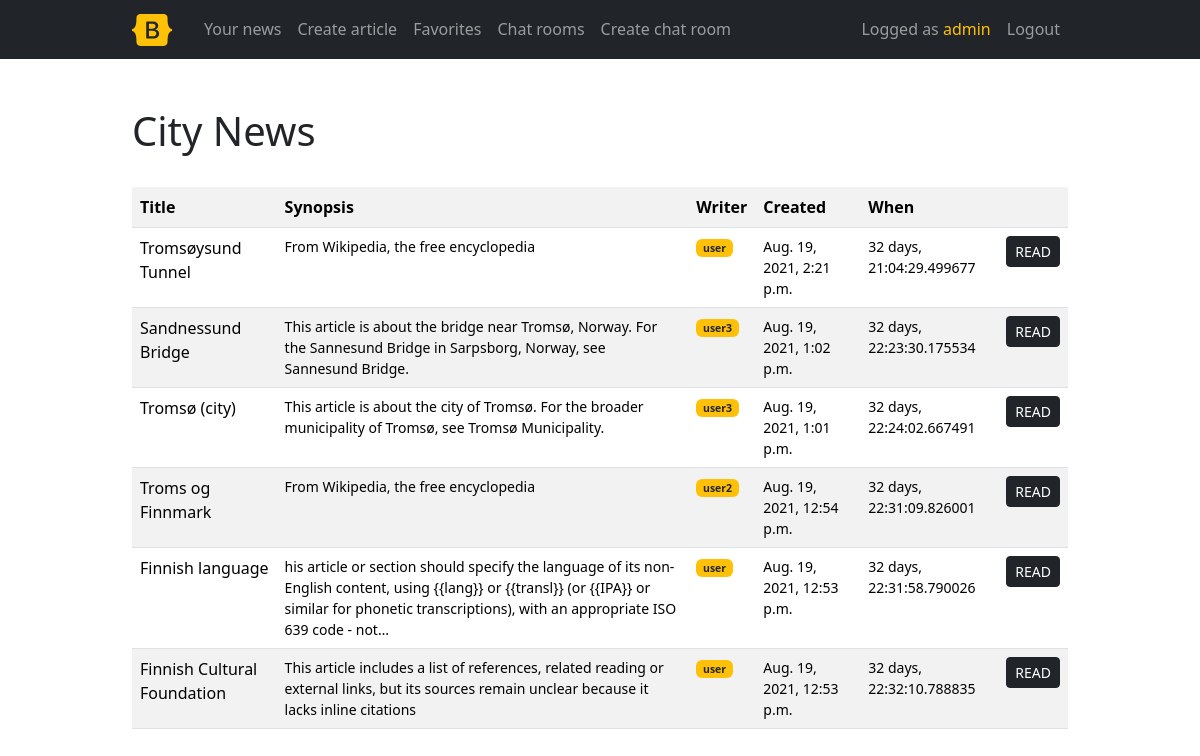
The app's page /articles/ (signed in) with its own data.
### publications/models.py (models this page shows, shortened)
class Article(models.Model):
    title = models.CharField(max_length=64, null=False)
    author = models.ForeignKey(User, on_delete=models.CASCADE, null=False)
    created = models.DateTimeField(auto_now_add=True, null=False)
    synopsis = models.CharField(max_length=312, null=False)
    content = models.TextField(null=False)
    class Meta:
        ordering = ['-created']

### publications/views.py (the view)
# urls.py: path('articles/', ArticleListView.as_view(), name='article-list'),
class ArticleListView(ListView):
    model = Article
    def get_queryset(self):
        now = timezone.now()
        queryset = super(ArticleListView, self).get_queryset()
        duration = ExpressionWrapper(
            Value(now, DateTimeField()) - F("created"),
            output_field=fields.DurationField(),
        )
        queryset = queryset.annotate(duration=duration)
        return queryset
    def get_context_data(self, **kwargs):
        context = super().get_context_data(**kwargs)
        context["now"] = timezone.now()
        return context

### publications/templates/publications/article_list.html
{% extends "base.html" %}
{% block h1 %}
  {% if not publications %}
    City News
  {% else %}
    Your news
  {% endif %}
{% endblock %}
{% block content %}
  <table class="table table-striped">
    <tr>
      <th> Title </th>
      <th> Synopsis </th>
      {% if not publications %}
        <th> Writer </th>
      {% endif %}
      <th> Created </th>
      {% if not publications %}
        <th> When </th>
      {% endif %}
      <th></th>
    </tr>
    {% for article in object_list %}
      <tr>
        <td> {{ article.title }} </td>
        <td class="small">
          {{ article.synopsis | truncatechars:200 }}
        </td>
        {% if not publications %}
          <td class="small">
            <div class="badge bg-warning text-dark text-wrap">
            {{ article.author }}
            </div>
          </td>
        {% endif %}
          <td class="small">
         {{ article.created }} </td>
        {% if not publications %}
          <td class="small">
           {{ article.duration }} </td>
        {% endif %}
          <td class="small">
          <button class = "btn btn-dark btn-sm" onclick="window.location='{% url 'article-detail' article.id %}'">READ</a></td>
      </tr>
    {% empty %}
      <tr>
        <td colspan="6">
          No articles yet.
        </td>
      </tr>
    {% endfor %}
  </table>
{% endblock %}

### templates/nav.html (shortened to what this page needs)
<nav class="navbar navbar-expand-md navbar-dark bg-dark text-white mb-4">
  <div class="container-fluid container">
    <a  href="/" class="navbar-brand text-white text-decoration-none">
      <svg class="bi me-2" width="40" height="32" role="img" aria-label="Bootstrap"><use xlink:href="#bootstrap"/></svg>
    </a>
    <div class="collapse navbar-collapse justify-content-between" id="navbarCollapse">
      <ul class="navbar-nav me-auto mb-2 mb-md-0">
        {% if user.is_authenticated %}
            <li class="nav-item">
                <a class="nav-link" href="{% url 'my-article-list' %}">Your
                  news</a>
            </li>
            <li class="nav-item"><a class="nav-link" href="{% url 'article-create' %}">Create article</a></li>
            <li class="nav-item"><a class="nav-link" href="{% url 'favorites' %}">Favorites</a></li>
            <li class="nav-item"><a class="nav-link" href="{% url 'chat-list' %}">Chat rooms</a></li>
            <li class="nav-item"><a class="nav-link" href="{% url 'chat-create' %}">Create chat room</a></li>
        {% endif%}
      </ul>
      {% if user.is_authenticated %}
      <ul class="navbar-nav">
          <li class="nav-item"><span class="nav-link">Logged as  <span class="text-warning">{{ request.user }}</span></span></li>
          <li class="nav-item"><a class="nav-link" href="{% url 'logout' %}?next=/">Logout</a></li>
      </ul>
      {% endif %}
    </div>
  </div>
</nav>

### static/css/style.css (style rules this page uses)
.container { max-width: 960px; }

### records on screen
Article: title "Tromsøysund Tunnel", synopsis "From Wikipedia, the free encyclopedia", author "user", created "Aug. 19, 2021, 2:21 p.m.", duration "32 days, 21:04:29.499677"
Article: title "Sandnessund Bridge", synopsis "This article is about the bridge near Tromsø, Norway. For the Sannesund Bridge in Sarpsborg, Norway, see Sannesund Bridge.", author "user3", created "Aug. 19, 2021, 1:02 p.m.", duration "32 days, 22:23:30.175534"
Article: title "Tromsø (city)", synopsis "This article is about the city of Tromsø. For the broader municipality of Tromsø, see Tromsø Municipality.", author "user3", created "Aug. 19, 2021, 1:01 p.m.", duration "32 days, 22:24:02.667491"
Article: title "Troms og Finnmark", synopsis "From Wikipedia, the free encyclopedia", author "user2", created "Aug. 19, 2021, 12:54 p.m.", duration "32 days, 22:31:09.826001"
Article: title "Finnish language", synopsis "his article or section should specify the language of its non-English content, using {{lang}} or {{transl}} (or {{IPA}} or similar for phonetic transcriptions), with an appropriate ISO 639 code - not…", author "user", created "Aug. 19, 2021, 12:53 p.m.", duration "32 days, 22:31:58.790026"
Article: title "Finnish Cultural Foundation", synopsis "This article includes a list of references, related reading or external links, but its sources remain unclear because it lacks inline citations", author "user", created "Aug. 19, 2021, 12:53 p.m.", duration "32 days, 22:32:10.788835"

### other values on screen
{{ request.user }} "admin"
